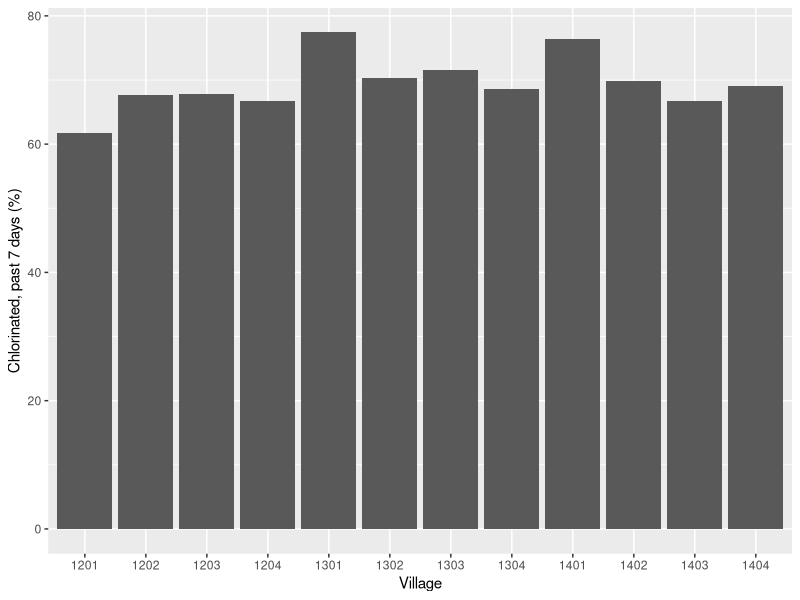

Generate this figure with R:
## ---- chunk 1
knitr::opts_chunk$set(echo = TRUE, message = FALSE, warning = FALSE)
library(dplyr)
library(ggplot2)

# The clean data. This solution lives in exercises/facilitator/, next to the
# session folders.
hh <- read.csv(file.path("..", "session4", "exercise2", "household_water_clean.csv"))
## ---- chunk 2
# STEP 2: replace each ___ with a variable name, then set eval = TRUE above
hh %>%
  group_by(piped) %>%                                    # water source: piped or not
  summarise(N               = n(),
            chlorinated_pct = 100 * mean(chlorine_any, na.rm = TRUE),  # chlorinated, 1+ of past 7 days
            chlorine_days   = mean(chlorine_days, na.rm = TRUE),  # days chlorinated
            boiled_pct      = 100 * mean(boil_any, na.rm = TRUE),  # boiled, 1+ of past 7 days
            stored_pct      = 100 * mean(stored_now, na.rm = TRUE),  # has water stored now
            very_safe_pct   = 100 * mean(safe_very, na.rm = TRUE)) %>%  # rates water very safe
  knitr::kable(digits = 1)
## ---- chunk 3
# STEP 3: replace each ___ with a variable name, then set eval = TRUE above
hh %>%
  group_by(village_id) %>%                                # village
  summarise(chlorinated_pct = 100 * mean(chlorine_any, na.rm = TRUE)) %>%  # chlorinated, 1+ of past 7 days
  ggplot(aes(factor(village_id), chlorinated_pct)) +      # village again
  geom_col() +
  labs(x = "Village", y = "Chlorinated, past 7 days (%)")
